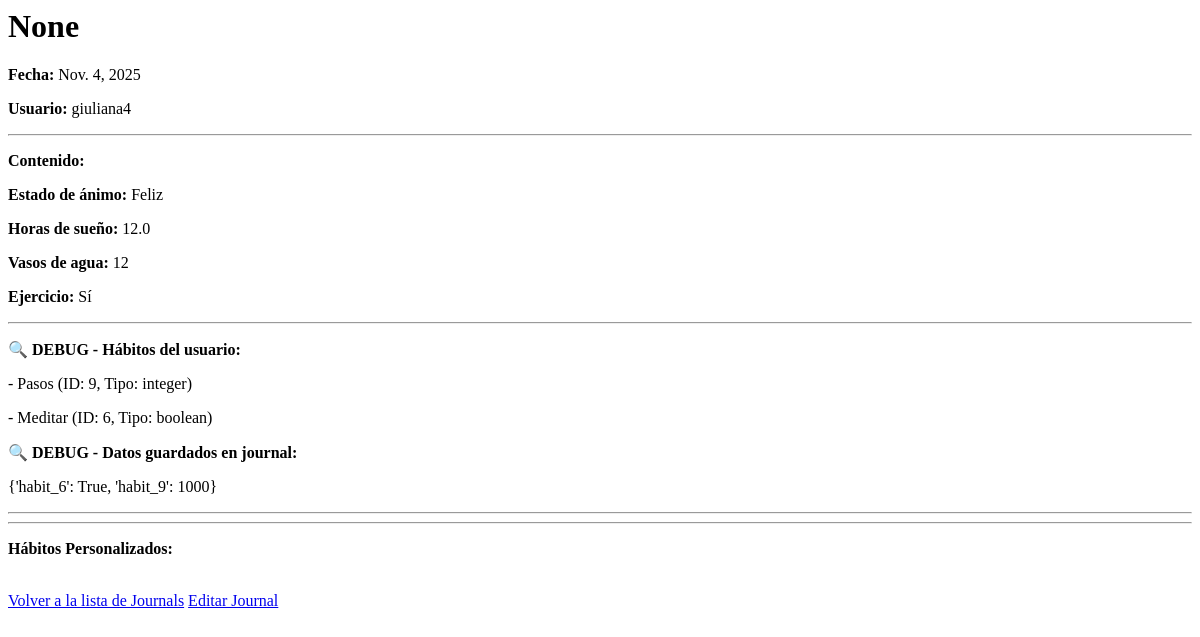
Before: /journals/39/ (signed in) with the older database file.
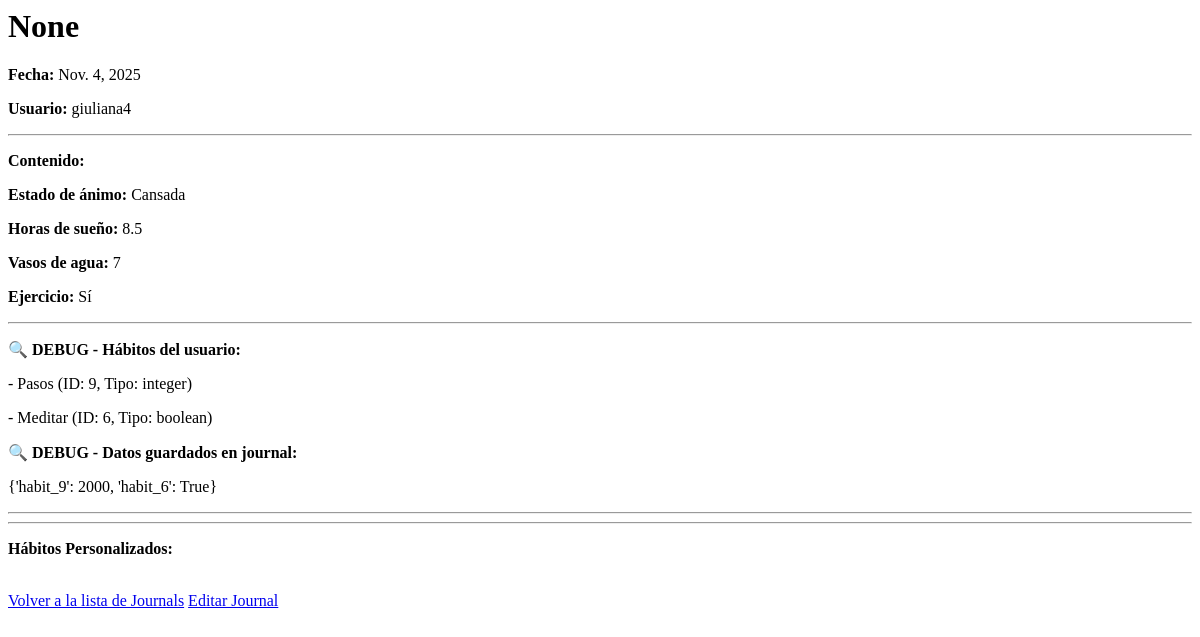
After: the same page with the newer database file.
### bullet_journal/models.py (models this page shows, shortened)
class Journal(models.Model):
    user = models.ForeignKey(User, on_delete=models.CASCADE)
    date = models.DateField()
    mood = models.CharField(max_length=50)
    sleep_hours = models.FloatField(null=True)
    water_glasses = models.IntegerField(null=True)
    exercise = models.BooleanField(default=False)
    image = models.ImageField(upload_to='journal_images/', null=True, blank=True)
    title = models.CharField(max_length=200, blank=True, null=True)
    diary_entry = models.TextField(blank=True, null=True)
    diary_image = models.ImageField(upload_to='diary_images/', null=True, blank=True)
    custom_habits_data = models.JSONField(default=dict, blank=True)
    class Meta:
        unique_together = ('user', 'date')

### bullet_journal/views/journal_views.py (the view)
# urls.py: path('journals/<int:pk>/', journal_detail, name='journal_detail'),
@login_required
def journal_detail(request, pk):
    journal = get_object_or_404(Journal, pk=pk, user=request.user)
    user_habits = CustomHabit.objects.filter(user=request.user)
    return render(request, 'bullet_journal/journal/detail.html', {
        'journal': journal,
        'user_habits': user_habits
        })

### bullet_journal/templates/bullet_journal/journal/detail.html (shortened to what this page needs)
<h1>{{ journal.title }}</h1>
<p><strong>Fecha:</strong> {{ journal.date }}</p>
<p><strong>Usuario:</strong> {{ journal.user.username }}</p>
<hr>
<p><strong>Contenido:</strong></p>
{% if journal.mood %}
<p><strong>Estado de ánimo:</strong> {{ journal.mood }}</p>
{% endif %}
{% if journal.sleep_hours %}
<p><strong>Horas de sueño:</strong> {{ journal.sleep_hours }}</p>
{% endif %}
{% if journal.water_glasses %}
<p><strong>Vasos de agua:</strong> {{ journal.water_glasses }}</p>
{% endif %}
<p><strong>Ejercicio:</strong> {% if journal.exercise %}Sí{% else %}No{% endif %}</p>
<hr>
<p><strong>🔍 DEBUG - Hábitos del usuario:</strong></p>
{% if user_habits %}
    {% for habit in user_habits %}
        <p>- {{ habit.name }} (ID: {{ habit.id }}, Tipo: {{ habit.type }})</p>
    {% endfor %}
{% else %}
    <p>No hay user_habits en el contexto</p>
{% endif %}
<p><strong>🔍 DEBUG - Datos guardados en journal:</strong></p>
{% if journal.custom_habits_data %}
    <p>{{ journal.custom_habits_data }}</p>
{% else %}
    <p>No hay custom_habits_data en este journal</p>
{% endif %}
<hr>
{% if journal.custom_habits_data %}
<hr>
<p><strong>Hábitos Personalizados:</strong></p>
{% endif %}
<a href="{% url 'journal_list' %}">Volver a la lista de Journals</a>
<a href="{% url 'journal_edit' journal.pk %}">Editar Journal</a>

Changed rows visible on the page:
changed Journal "None": mood "Feliz" → "Cansada"; sleep_hours "12.0" → "8.5"; water_glasses "12" → "7"; custom_habits_data "{'habit_6': True, 'habit_9': 1000}" → "{'habit_9': 2000, 'habit_6': True}"
